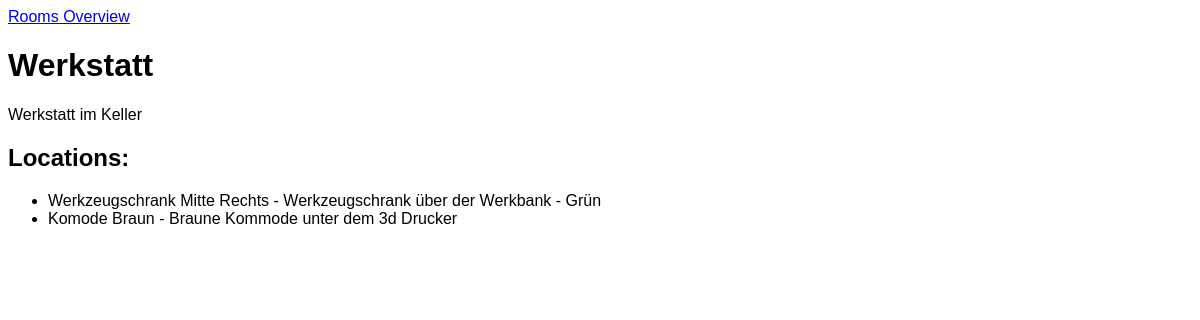
/rooms/1/, run on an earlier commit of the app's database.
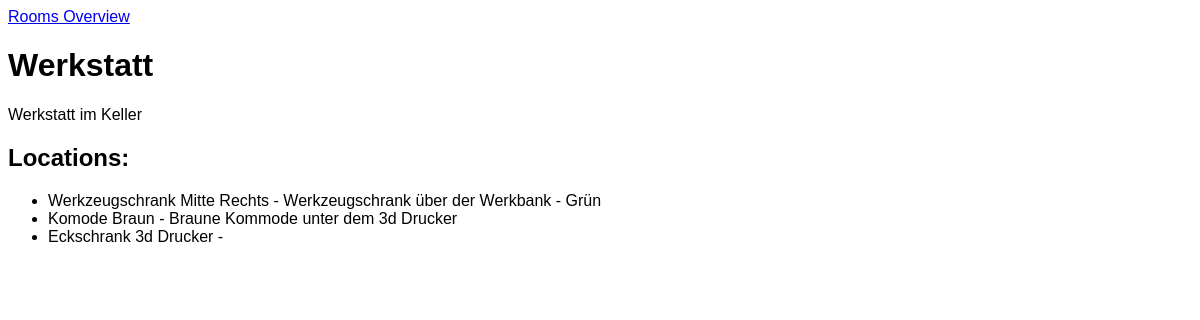
And on a later commit of the database.
### inventory_app/models.py (models this page shows, shortened)
class Location(models.Model):
    name = models.CharField(max_length=100)
    room = models.ForeignKey(
        Room, related_name='locations', on_delete=models.CASCADE)
    description = models.TextField(blank=True, null=True)

### inventory_app/views.py (the view)
# urls.py: path('rooms/<int:pk>/', room_detail, name='room_detail'),
def room_detail(request, pk):
    room = get_object_or_404(
        Room.objects.prefetch_related('locations__items'), pk=pk)
    return render(request, 'inventory_app/room_detail.html', {'room': room})

### inventory_app/templates/inventory_app/room_detail.html (shortened to what this page needs)
{% extends 'inventory_app/base.html' %}
{% block content %}
<h1>{{ room.name }}</h1>
<p>{{ room.description }}</p>
<h2>Locations:</h2>
<ul>
  {% for location in room.locations.all %}
    <li>{{ location.name }} - {{ location.description }}</li>
  {% empty %}
    <li>No locations in this room.</li>
  {% endfor %}
</ul>
{% endblock %}

What changed in the data, as far as the page shows it:
added Location: name "Eckschrank 3d Drucker"
